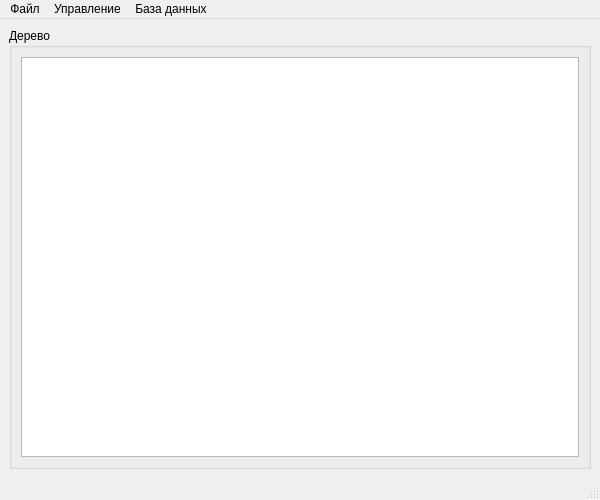
<?xml version="1.0" encoding="UTF-8"?>
<ui version="4.0">
 <class>MainWindow</class>
 <widget class="QMainWindow" name="MainWindow">
  <property name="geometry">
   <rect>
    <x>0</x>
    <y>0</y>
    <width>600</width>
    <height>500</height>
   </rect>
  </property>
  <property name="windowTitle">
   <string>db_tree_to_form</string>
  </property>
  <property name="windowIcon">
   <iconset resource="../rec.qrc">
    <normaloff>:/img/img/tree.png</normaloff>:/img/img/tree.png</iconset>
  </property>
  <widget class="QWidget" name="centralwidget">
   <layout class="QGridLayout" name="gridLayout_2">
    <item row="0" column="0">
     <widget class="QGroupBox" name="groupBox_2">
      <property name="title">
       <string>Дерево</string>
      </property>
      <layout class="QGridLayout" name="gridLayout_3">
       <item row="0" column="0">
        <widget class="QTreeView" name="treeView"/>
       </item>
      </layout>
     </widget>
    </item>
   </layout>
  </widget>
  <widget class="QMenuBar" name="menuBar">
   <property name="geometry">
    <rect>
     <x>0</x>
     <y>0</y>
     <width>600</width>
     <height>21</height>
    </rect>
   </property>
   <widget class="QMenu" name="menuFile">
    <property name="title">
     <string>Файл</string>
    </property>
    <addaction name="actionExit"/>
   </widget>
   <widget class="QMenu" name="menuControl">
    <property name="title">
     <string>Управление</string>
    </property>
    <addaction name="actionAddRow"/>
    <addaction name="actionRmvRow"/>
    <addaction name="actionAddChild"/>
    <addaction name="separator"/>
    <addaction name="actionCancelSelection"/>
   </widget>
   <widget class="QMenu" name="menuDatabase">
    <property name="title">
     <string>База данных</string>
    </property>
    <addaction name="actionUpdView"/>
    <addaction name="separator"/>
    <addaction name="actionChgConct"/>
   </widget>
   <addaction name="menuFile"/>
   <addaction name="menuControl"/>
   <addaction name="menuDatabase"/>
  </widget>
  <widget class="QStatusBar" name="statusBar"/>
  <action name="actionExit">
   <property name="icon">
    <iconset resource="../rec.qrc">
     <normaloff>:/img/img/exit.png</normaloff>:/img/img/exit.png</iconset>
   </property>
   <property name="text">
    <string>Выход</string>
   </property>
  </action>
  <action name="actionAddRow">
   <property name="text">
    <string>Добавить строку</string>
   </property>
  </action>
  <action name="actionAddChild">
   <property name="text">
    <string>Добавить потомка</string>
   </property>
  </action>
  <action name="actionCancelSelection">
   <property name="text">
    <string>Отменить выделение</string>
   </property>
  </action>
  <action name="actionRmvRow">
   <property name="text">
    <string>Удалить строку</string>
   </property>
  </action>
  <action name="actionUpdView">
   <property name="icon">
    <iconset resource="../rec.qrc">
     <normaloff>:/img/img/upd_tree.png</normaloff>:/img/img/upd_tree.png</iconset>
   </property>
   <property name="text">
    <string>Обновить представление</string>
   </property>
  </action>
  <action name="actionChgConct">
   <property name="icon">
    <iconset resource="../rec.qrc">
     <normaloff>:/img/img/database.png</normaloff>:/img/img/database.png</iconset>
   </property>
   <property name="text">
    <string>Изменить подключение</string>
   </property>
  </action>
 </widget>
 <resources>
  <include location="../rec.qrc"/>
 </resources>
 <connections/>
</ui>
